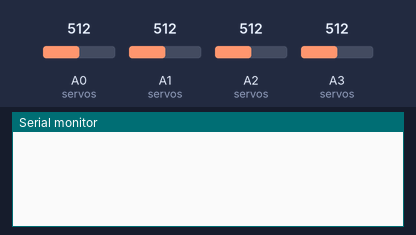
The sketch below on a simulated Arduino Uno, built with avr-gcc and run on an emulated ATmega328P. On the bench: the last lines printed to the serial monitor. Inputs (shaded band) come from the test bench; at power-on: A0 (servos) = 512, A1 (servos) = 512, A2 (servos) = 512, A3 (servos) = 512.

Above: at 1.4 s.
1.5 s: A0 (servos) set to 732
3.0 s: A0 (servos) set to 757
At 4.1 s:
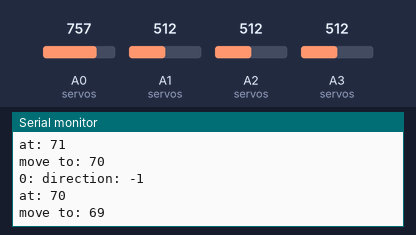
4.5 s: A1 (servos) set to 732
At 5.3 s:
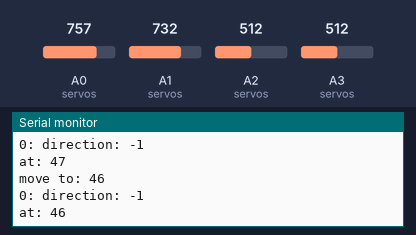
6.0 s: A1 (servos) set to 766
At 6.7 s:
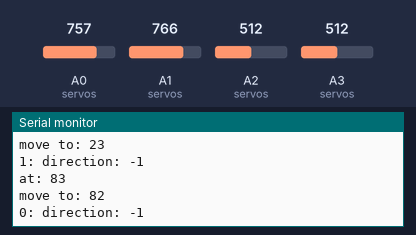
7.5 s: A2 (servos) set to 734
At 8.3 s:
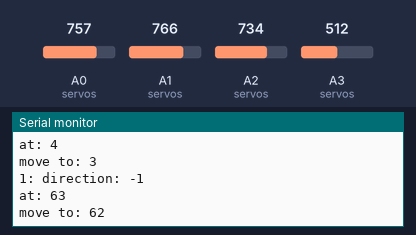
10.5 s: A2 (servos) set to 763
At 11.6 s:
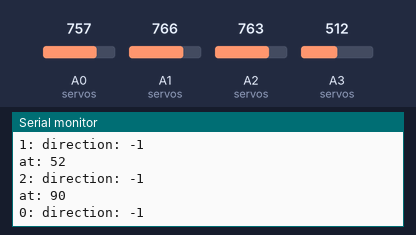
Timing chart, 0 to 13.5 s (numbered marks = the images above; inputs shaded):
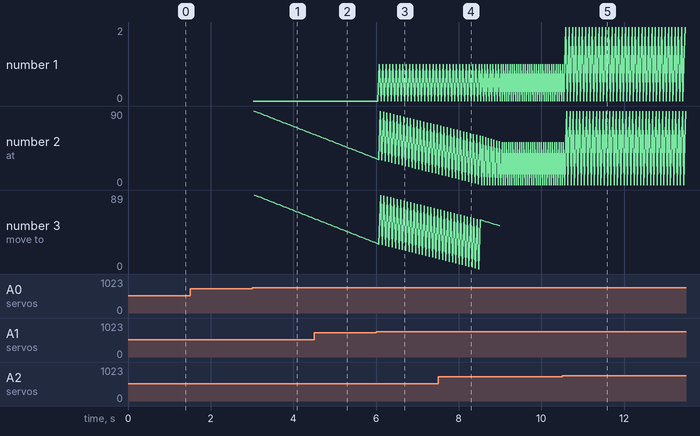

The sketch:

robot_arm.ino
```cpp
#include <Servo.h>

// Joystick shield is connected to A0-A3
const uint8_t LEFT_JS_H = A0;   // Pin for Left Joystick Horizontal
const uint8_t LEFT_JS_V = A1;   // Pin for Left Joystick Vertical
const uint8_t RIGHT_JS_H = A3;  // Pin for Right Joystick Horizontal
const uint8_t RIGHT_JS_V = A2;  // Pin for Right Joystick Vertical

const uint8_t LEFT_JS_BUTTON = 2;   // Pin for Left Joystick Button
const uint8_t RIGHT_JS_BUTTON = 4;  // Pin for Right Joystick Button

// Instantiate Servo objects for base, horizontal, vertical and the claw
Servo base;
Servo horizontal;
Servo vertical;
Servo claw;

struct Servo_info {
  Servo servo_object;
  uint8_t servo_pin;
  uint8_t servo_min;
  uint8_t servo_max;
  uint8_t joystick_pin;
};

Servo_info servos [] = { // pin, min?, max?, joystick
  {base,       5,  0, 180, LEFT_JS_H},
  {horizontal, 9, 52, 180, LEFT_JS_V},
  {vertical,  10, 94, 180, RIGHT_JS_V},
  {claw,      11, 60,  89, RIGHT_JS_H}
};
const int8_t SERVO_COUNT = sizeof(servos) / sizeof(Servo_info);

int8_t joystick_read(uint8_t servo_number) {
  uint16_t value = analogRead(servos[servo_number].joystick_pin);
  if (value < 250) return 1;  // Increase for UP joystick
  if (value > 750) return -1; // Decrease for DOWN joystick
  return 0;   // default to NO movement
}

void setup() {
  Serial.begin(9600);
  pinMode(LEFT_JS_BUTTON, INPUT_PULLUP);
  pinMode(RIGHT_JS_BUTTON, INPUT_PULLUP);

  for (int i = 0; i < SERVO_COUNT; i++) {
    Servo_info servo = servos[i];
    servo.servo_object.attach(servo.servo_pin);
    uint8_t mid_range = servo.servo_min + (servo.servo_max - servo.servo_min) / 2;
    servo.servo_object.write(mid_range);
  }
  delay(200);
}

void loop() {
  for (int i = 0; i < sizeof(servos) / sizeof(Servo_info); i++) {
    if (int8_t move_direction = joystick_read(i)) {
      Serial.print(i);
      Serial.print(": direction: ");
      Serial.println(move_direction);

      // Move in indicated direction unless move would go outside MIN/MAX range
      uint8_t servo_position = servos[i].servo_object.read();
      Serial.print("at: ");
      Serial.println(servo_position);
      if ((servo_position <= servos[i].servo_min && move_direction == -1) ||
          (servo_position >= servos[i].servo_max && move_direction == 1))
        move_direction = 0;
      if (move_direction) {
        Serial.print("move to: ");
        Serial.println(servo_position + move_direction);
        servos[i].servo_object.write(servo_position + move_direction);
      }
    }
  }
  delay(50);
}
```

Measured:
- the behaviour switches between 750 and 751 on A0 (servos) (found by bisection; images 0 and 1)
- the behaviour switches between 750 and 751 on A1 (servos) (found by bisection; images 2 and 3)
- the behaviour switches between 750 and 751 on A2 (servos) (found by bisection; images 4 and 5)
- after the input at 3.0 s, the serial monitor: prints a new line at once (image 1)
- after the input at 10.5 s, the serial monitor: prints a new line after 0.10 s (image 5)
